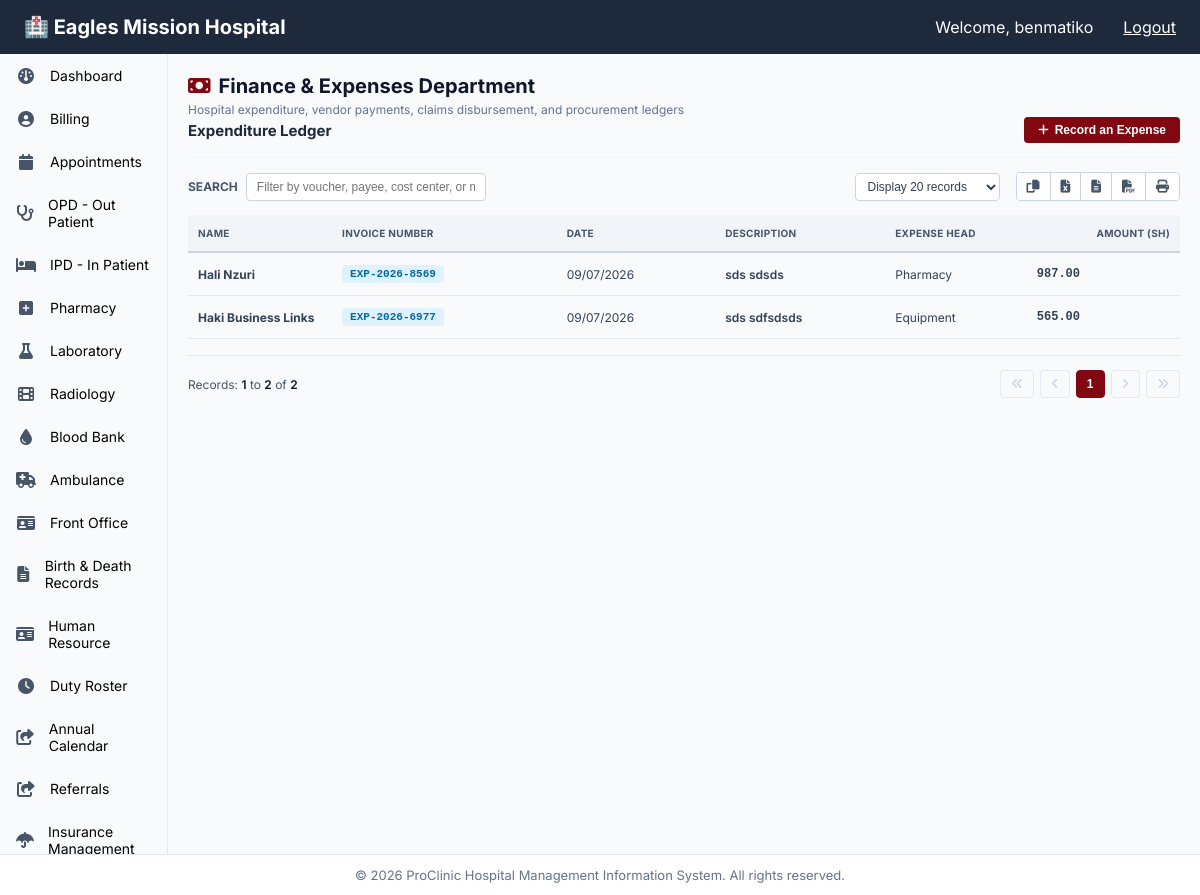
Screenshot of /finance/ (signed in) with the database file from the repository.
### finance/models.py (models this page shows, shortened)
class Expense(models.Model):
    CATEGORY_CHOICES = [
        ('Medical Supplies', 'Medical Supplies'),
        ('Laboratory Supplies', 'Laboratory Supplies'),
        ('Pharmacy', 'Pharmacy'),
        ('Equipment', 'Equipment'),
        ('Maintenance', 'Maintenance'),
        ('Utilities', 'Utilities'),
        ('Salaries', 'Salaries'),
        ('Administrative', 'Administrative'),
        ('Training', 'Training'),
        ('Transport', 'Transport'),
        ('Other', 'Other'),
    ]
    STATUS_CHOICES = [
        ('Pending', 'Pending'),
        ('Approved', 'Approved'),
        ('Rejected', 'Rejected'),
    ]
    voucher_number = models.CharField(max_length=50, unique=True)
    payee_name = models.CharField(max_length=200)
    category = models.CharField(max_length=100, choices=CATEGORY_CHOICES)
    expense_date = models.DateField(default=timezone.now)
    net_amount = models.DecimalField(max_digits=15, decimal_places=2)
    gross_amount = models.DecimalField(max_digits=15, decimal_places=2, null=True, blank=True)
    tax_amount = models.DecimalField(max_digits=15, decimal_places=2, default=0.00)
    payment_method = models.CharField(max_length=50, blank=True, null=True)
    description = models.TextField(blank=True, null=True)
    notes = models.TextField(blank=True, null=True)
    reference_code = models.CharField(max_length=100, blank=True, null=True)
    attachment = models.FileField(upload_to='expenses/%Y/%m/', blank=True, null=True)
    status = models.CharField(max_length=20, choices=STATUS_CHOICES, default='Pending')
    payment_date = models.DateField(null=True, blank=True)
    created_by = models.ForeignKey(User, on_delete=models.SET_NULL, null=True, related_name='expenses_created')
    created_at = models.DateTimeField(auto_now_add=True)
    updated_at = models.DateTimeField(auto_now=True)
    disbursed_at = models.DateTimeField(blank=True, null=True)
    disbursed_by = models.ForeignKey(User, on_delete=models.SET_NULL, null=True, blank=True, related_name='expenses_disbursed')
    class Meta:
        ordering = ['-expense_date', '-created_at']

### finance/views.py (the view, shortened to what this page needs)
# urls.py: path('', views.expense_list, name='expenses'),
@login_required
def expense_list(request):
    expenses = Expense.objects.all().order_by('-expense_date', '-created_at')
    search_query = request.GET.get('search', '')
    paginator = Paginator(expenses, int(request.GET.get('per_page', 20)))
    page_obj = paginator.get_page(request.GET.get('page', 1))
    context = {
        'expenses': page_obj,
        'total_records': paginator.count,
        'search_query': search_query,
    }
    return render(request, 'finance/expense.html', context)

### finance/templates/finance/expense.html (shortened to what this page needs)
{% extends "base.html" %}
{% load static %}
{% block content %}
<div class="expenses-container-layout template-fullwidth-override">
    <div class="expenses-panel-header">
        <div class="panel-title-group">
            <h1><i class="fa fa-money"></i> Finance & Expenses Department</h1>
            <p class="panel-subtitle">Hospital expenditure, vendor payments, claims disbursement, and procurement ledgers</p>
        </div>
    </div>
    <div class="expenses-billing-section">
        <div class="ledger-action-row">
            <h2>Expenditure Ledger</h2>
            <div class="ledger-btn-group">
                <button type="button" class="btn-hms-primary" onclick="openAddExpenseModal()">
                    <i class="fa fa-plus"></i> Record an Expense
                </button>
            </div>
        </div>
        <div class="ledger-utility-row">
            <div class="search-wrapper-block">
                <label for="ledgerSearch">Search</label>
                <input type="text" id="ledgerSearch" class="search-input-field"
                       placeholder="Filter by voucher, payee, cost center, or merchant...">
            </div>
            <div class="export-pagination-group">
                <select id="entriesPerPage" class="entries-dropdown-select">
                    <option value="20" {% if request.GET.per_page == '20' or not request.GET.per_page %}selected{% endif %}>Display 20 records</option>
                </select>
                <div class="export-icon-buttons-container">
                    <button type="button" class="btn-export-icon" title="Copy Table Data"><i class="fa fa-copy"></i></button>
                    <button type="button" class="btn-export-icon" title="Export to Excel"><i class="fa fa-file-excel-o"></i></button>
                    <button type="button" class="btn-export-icon" title="Export to CSV"><i class="fa fa-file-text-o"></i></button>
                    <button type="button" class="btn-export-icon" title="Export to PDF"><i class="fa fa-file-pdf-o"></i></button>
                    <button type="button" class="btn-export-icon" title="Print Table"><i class="fa fa-print"></i></button>
                </div>
            </div>
        </div>
        <div class="table-fixed-container containment-fullwidth">
            <table class="hms-table hms-expenses-log-table table-element-fullwidth" id="expensesTable">
                <thead>
                    <tr>
                        <th>Name</th>
                        <th>Invoice Number</th>
                        <th>Date</th>
                        <th>Description</th>
                        <th>Expense Head</th>
                        <th class="text-right">Amount (sh)</th>
                    </tr>
                </thead>
                <tbody>
                    {% for expense in expenses %}
                    <tr style="cursor:pointer; position:relative;"
                        onclick="openExpenseModal('{{ expense.id }}')">
                        <td title="{{ expense.payee_name }}">
                            <strong class="merchant-name-text">{{ expense.payee_name|default:"Unknown Merchant" }}</strong>
                        </td>
                        <td><span class="badge-bill">{{ expense.voucher_number }}</span></td>
                        <td>{{ expense.expense_date|date:"d/m/Y" }}</td>
                        <td class="case-id-cell">{{ expense.notes|default:expense.reference_code|default:"—" }}</td>
                        <td>{{ expense.category|default:"General Operations" }}</td>
                        <td class="text-right financial-digits-bold" style="position:relative; padding-right:100px;">
                            {{ expense.net_amount|floatformat:2 }}
                        </td>
                    </tr>
                    {% empty %}
                    <tr>
                        <td colspan="6" class="empty-table-placeholder">
                            No hospital expense records found matching criteria.
                        </td>
                    </tr>
                    {% endfor %}
                </tbody>
            </table>
        </div>
        <div class="ledger-pagination-row">
            <div class="pagination-counter-info">
                Records: <strong>{{ expenses.start_index }}</strong> to
                <strong>{{ expenses.end_index }}</strong> of
                <strong>{{ total_records }}</strong>
            </div>
            <div class="pagination-nav-controls">
                {% if expenses.has_previous %}
                    <a href="?page=1&per_page={{ request.GET.per_page|default:20 }}" class="btn-page-nav"><i class="fa fa-angle-double-left"></i></a>
                    <a href="?page={{ expenses.previous_page_number }}&per_page={{ request.GET.per_page|default:20 }}" class="btn-page-nav"><i class="fa fa-angle-left"></i></a>
                {% else %}
                    <button type="button" class="btn-page-nav" disabled><i class="fa fa-angle-double-left"></i></button>
                    <button type="button" class="btn-page-nav" disabled><i class="fa fa-angle-left"></i></button>
                {% endif %}
                <div class="page-numeric-links">
                    {% for num in expenses.paginator.page_range %}
                        {% if num == expenses.number %}
                            <button type="button" class="btn-page-num active-page">{{ num }}</button>
                        {% elif num > expenses.number|add:'-3' and num < expenses.number|add:'3' %}
                            <a href="?page={{ num }}&per_page={{ request.GET.per_page|default:20 }}" class="btn-page-num">{{ num }}</a>
                        {% endif %}
                    {% endfor %}
                </div>
                {% if expenses.has_next %}
                    <a href="?page={{ expenses.next_page_number }}&per_page={{ request.GET.per_page|default:20 }}" class="btn-page-nav"><i class="fa fa-angle-right"></i></a>
                    <a href="?page={{ expenses.paginator.num_pages }}&per_page={{ request.GET.per_page|default:20 }}" class="btn-page-nav"><i class="fa fa-angle-double-right"></i></a>
                {% else %}
                    <button type="button" class="btn-page-nav" disabled><i class="fa fa-angle-right"></i></button>
                    <button type="button" class="btn-page-nav" disabled><i class="fa fa-angle-double-right"></i></button>
                {% endif %}
            </div>
        </div>
    </div>
</div>
{% endblock %}

### templates/base.html (shortened to what this page needs)
{% load static %}
<!DOCTYPE html>
<html lang="en">
<head>
    <link rel="stylesheet" href="https://cdnjs.cloudflare.com/ajax/libs/font-awesome/4.7.0/css/font-awesome.min.css">
    <link rel="stylesheet" href="https://cdnjs.cloudflare.com/ajax/libs/font-awesome/6.4.0/css/all.min.css">
    <link rel="stylesheet" href="{% static 'css/styles.css' %}">
</head>
<body>
    <div class="grid {% if hide_sidebar %}full-canvas-view{% endif %}">
        <div class="header">
            <div class="logo">
                <a href="{% url 'dashboard:home' %}" style="color: white; text-decoration: none; font-size: 20px; font-weight: bold;">🏥 Eagles Mission Hospital</a>
            </div>
            {% if request.user.is_authenticated %}
                <div class="user-info" style="display: flex; align-items: center;">
                    <span>Welcome, {{ request.user.first_name|default:request.user.username }}</span>
                    <form action="{% url 'accounts:logout' %}" method="post" style="display: inline; margin-left: 15px;">
                        <a href="{% url 'accounts:logout_confirm' %}" style="color: white; margin-left: 15px;">Logout</a>
                    </form>
                </div>
            {% endif %}
        </div>
        {% if not hide_sidebar %}
            {% include "sidebar.html" %}
        {% endif %}
        <main class="content">
            {% block content %}
            {% endblock %}
        </main>
        <div class="footer">
            &copy; {% now "Y" %} ProClinic Hospital Management Information System. All rights reserved.
        </div>
    </div>
</body>
</html>

### finance/templates/finance/expense.html (style rules this page uses)
.hms-expenses-log-table tbody tr { position: relative; transition: background-color 0.2s ease; }

### rows the page displays
Expense: payee_name "Hali Nzuri", voucher_number "EXP-2026-8569", expense_date "09/07/2026", notes "sds sdsds", category "Pharmacy", net_amount "987.00"
Expense: payee_name "Haki Business Links", voucher_number "EXP-2026-6977", expense_date "09/07/2026", notes "sds sdfsdsds", category "Equipment", net_amount "565.00"

### other values shown
{{ request.user.first_name|default:request.user.username }} "benmatiko"
{{ expenses.start_index }} "1"
{{ expenses.end_index }} "2"
{{ total_records }} "2"
{{ num }} "1"
